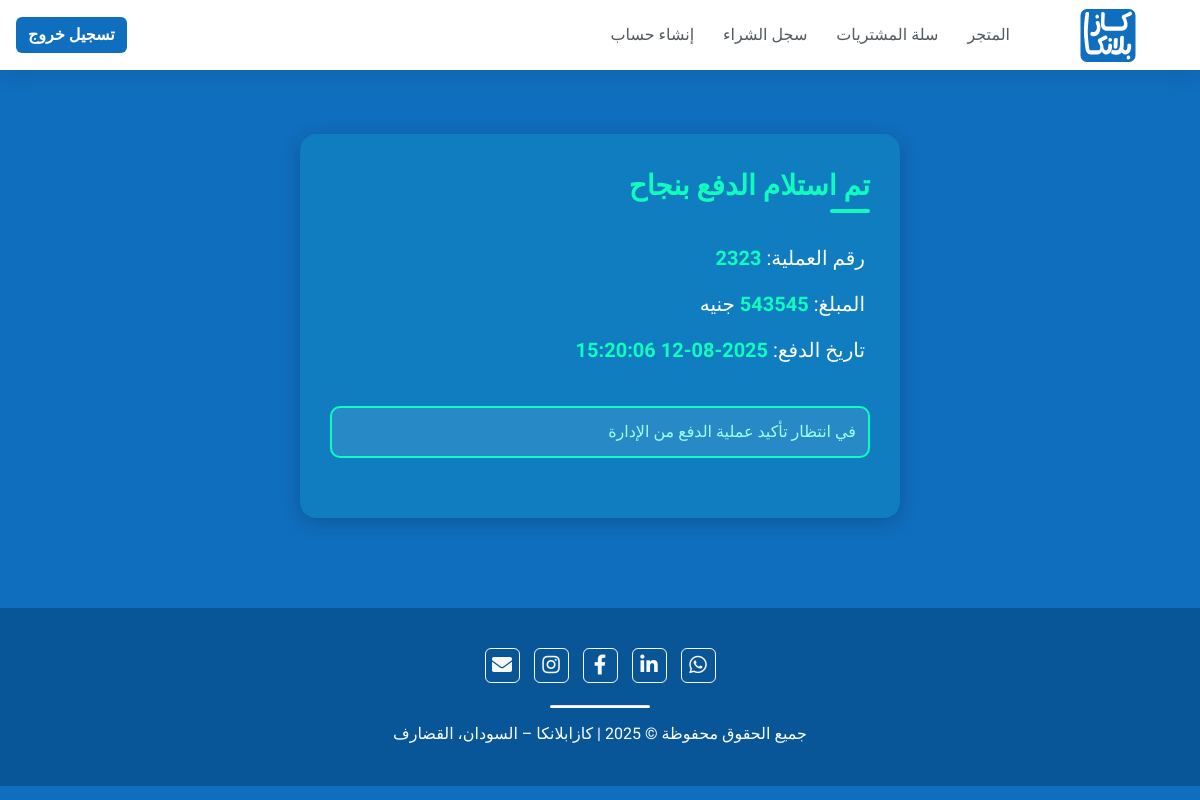
Page /cart/checkout/payment/waiting-confirmation/ (signed in) on the earlier database version.
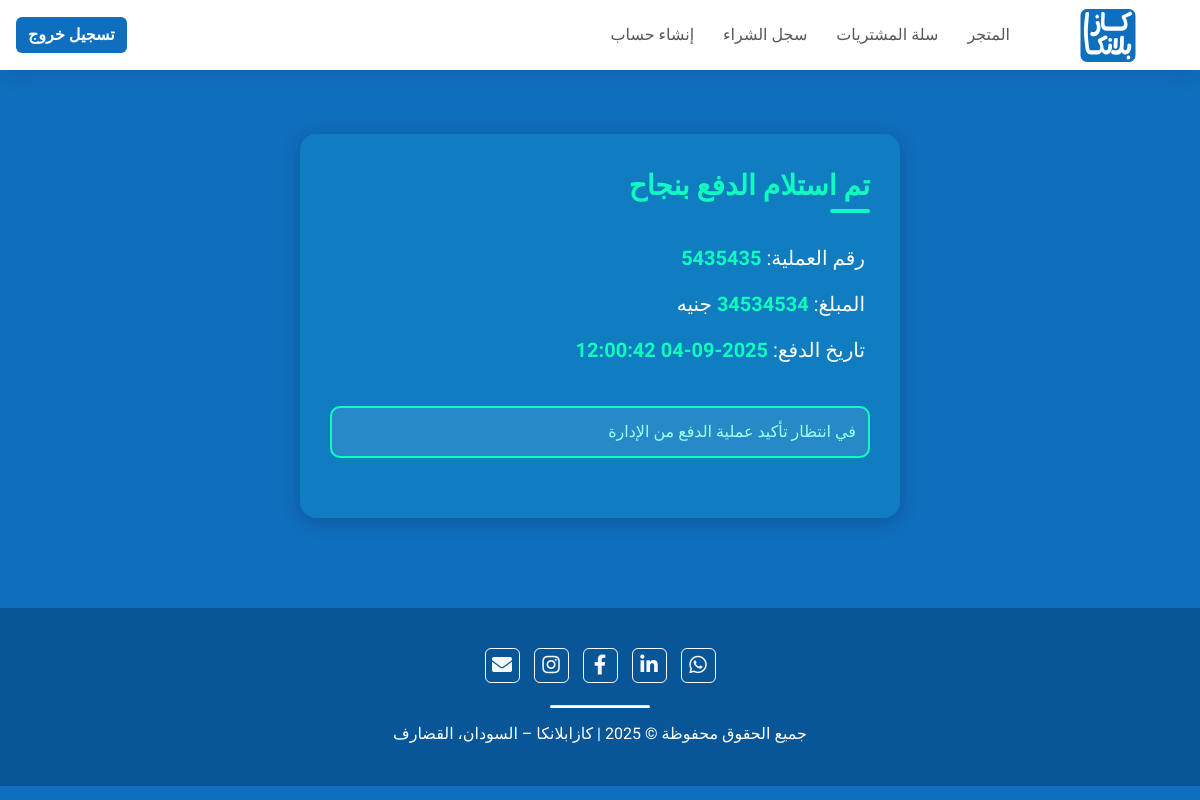
Same page on the later database version.
### store/models.py (models this page shows, shortened)
class Payment(models.Model):
    customer = models.ForeignKey(Customer, on_delete=models.CASCADE)
    order = models.ForeignKey(Order, on_delete=models.CASCADE)
    transaction_id = models.CharField(max_length=200)
    amount = models.DecimalField(max_digits=10, decimal_places=0,default=0)
    date_paid = models.DateTimeField(auto_now_add=True)
    is_confirmed = models.BooleanField(default=False, verbose_name="Is Confirmed?")

### store/views.py (the view)
# urls.py: path('cart/checkout/payment/waiting-confirmation/', views.waiting_confirmation, name='waiting_confirmation'),
def waiting_confirmation(request):
    customer = request.user.customer
    payment = Payment.objects.filter(customer=customer).order_by('-date_paid').first()
    return render(request, 'store/waiting_confirmation.html', {'payment': payment})

### store/templates/store/waiting_confirmation.html
{% extends 'store/main.html' %}
{% load static %}
{% block content %}
<link rel="stylesheet" type="text/css" href="{% static 'css/payment.css' %}">
<div class="form-content justify-content-center" style="min-height: 200px;">
  <div class="item payment-form" style="min-height: auto; max-width: 600px;">
    {% if payment %}
        <h2 class="title text-center">تم استلام الدفع بنجاح</h2>
        <div class="account-info text-right" style="color: #fff;">
            <p>رقم العملية: <strong>{{ payment.transaction_id }}</strong></p>
            <p>المبلغ: <strong>{{ payment.amount }}</strong> جنيه</p>
            <p>تاريخ الدفع: <strong>{{ payment.date_paid|date:"Y-m-d H:i:s" }}</strong></p>
        </div>
        {% if payment.is_confirmed %}
        <div class="input-box"
        style="background: #0FFCBE;
        border: 2px solid #0ffcbe;
        border-radius: 10px;
        padding: 12px;
        color: #106ebe;
        font-weight: 700;
        margin-top: 15px;
        text-align: center;">
            تم تأكيد الدفع, في انتظار عملية الشحن
        </div>
        {% else %}
        <div class="input-box"
        style="background: rgba(255, 255, 255, 0.1);
        border: 2px solid #0FFCBE;
        border-radius: 10px;
        padding: 12px;
        color: #a0fff5;
        font-weight: 500;
        margin-top: 15px;
        text-align: center;">
            في انتظار تأكيد عملية الدفع من الإدارة
        </div>
        {% endif %}
    {% endif %}
  </div>
</div>
{% endblock %}

Differences in the rows shown:
no longer on this page (row unchanged): Payment: transaction_id "2323", amount "543545", date_paid "2025-08-12 15:20:06"
added Payment: transaction_id "5435435", amount "34534534", date_paid "2025-09-04 12:00:42"
